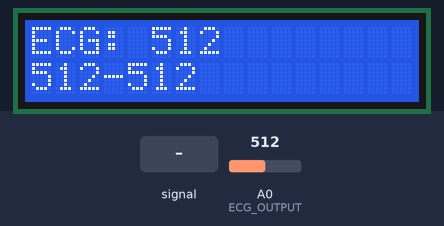
This sketch was run on a simulated Arduino Uno, built with avr-gcc and run on an emulated ATmega328P. Shown: 16×2 character LCD. The test bench sets the inputs (shaded band); at power-on: A0 (ECG_OUTPUT) = 512. What the sketch prints to the serial monitor is not drawn.

Above: at 2.3 s.
2.4 s: A0 (ECG_OUTPUT) fed a 200 Hz sine of ±81 counts around its level
At 2.63 s:
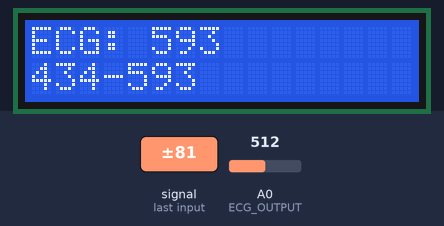
3.9 s: A0 (ECG_OUTPUT) set to 716
At 6.3 s:
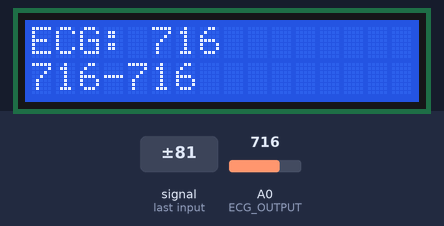
6.6 s: A0 (ECG_OUTPUT) fed a 1000 Hz sine of ±255 counts around its level
At 6.84 s:
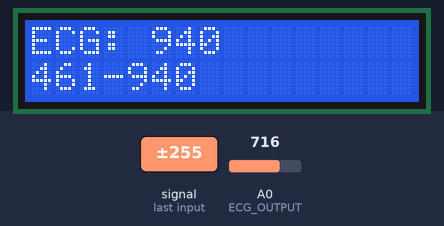
8.1 s: A0 (ECG_OUTPUT) set to 1023
At 8.9 s:
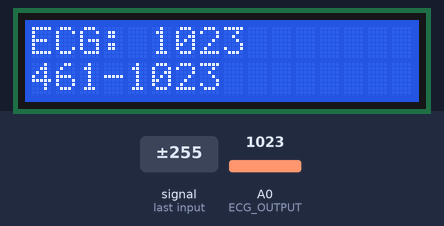
11.1 s: A0 (ECG_OUTPUT) set to 306
At 12.5 s:
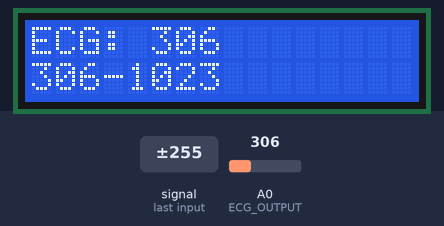
Timing chart, 0 to 14.1 s (numbered marks = the images above; inputs shaded):
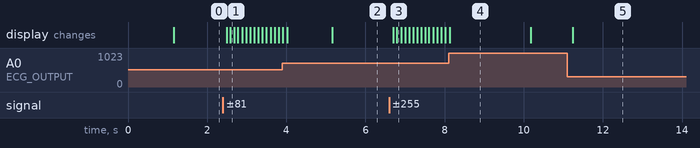

Measured:
- after the input at 2.4 s, the display: first changes after 0.09 s (image 1 shows a later state)
- after the input at 6.6 s, the display: first changes after 0.10 s (image 3 shows a later state)
- after the input at 11.1 s, the display: changes after 0.13 s (image 5)
- what the display in image 4 shows lasts 2.1 s, from 8.1 s to 10.2 s

The sketch:

main.ino
```cpp
#include <SoftwareSerial.h>
#include <Wire.h>
#include <LiquidCrystal_I2C.h>

// ========== 핀 설정 ==========
// 블루투스 모듈 설정 (10번 핀=RX, 11번 핀=TX)
SoftwareSerial bluetooth(10, 11); // RX, TX

// AD8232 ECG 센서 핀 설정
const int ECG_OUTPUT = A0;  // ECG 신호 출력 (OUTPUT 핀)

// I2C LCD 설정 (주소: 0x27 또는 0x3F, 16칸 x 2줄)
LiquidCrystal_I2C lcd(0x27, 16, 2);

// ========== 샘플링 설정 ==========
const int SAMPLE_DELAY = 2;  // 2ms = 500Hz 샘플링

// ========== LCD 업데이트 설정 ==========
unsigned long lastLcdUpdate = 0;
const int LCD_UPDATE_INTERVAL = 100;  // LCD는 100ms마다 업데이트 (너무 빠르면 깜빡임)
int minValue = 1023;
int maxValue = 0;

void setup() {
  // 시리얼 통신 시작
  Serial.begin(9600);
  bluetooth.begin(9600);  // HC-06 기본 보드레이트

  // 핀 모드 설정
  pinMode(ECG_OUTPUT, INPUT);

  // LCD 초기화
  lcd.init();
  lcd.backlight();
  lcd.setCursor(0, 0);
  lcd.print("ECG Monitor");
  lcd.setCursor(0, 1);
  lcd.print("Starting...");

  // 시작 메시지
  Serial.println("AD8232 ECG Monitor Started");
  bluetooth.println("AD8232 ECG Monitor Started");

  delay(1000);

  // LCD 초기 화면
  lcd.clear();
  lcd.setCursor(0, 0);
  lcd.print("ECG:");
}

void loop() {
  // ECG 데이터 읽기
  int ecgValue = analogRead(ECG_OUTPUT);

  // 블루투스로 데이터 전송
  bluetooth.println(ecgValue);

  // PC 시리얼 모니터로도 출력 (디버깅용)
  Serial.println(ecgValue);

  // 최소/최대값 추적 (심박 범위 표시용)
  if (ecgValue < minValue) minValue = ecgValue;
  if (ecgValue > maxValue) maxValue = ecgValue;

  // LCD 업데이트 (100ms마다)
  unsigned long currentTime = millis();
  if (currentTime - lastLcdUpdate >= LCD_UPDATE_INTERVAL) {
    lastLcdUpdate = currentTime;

    // 첫째 줄: ECG 값
    lcd.setCursor(0, 0);
    lcd.print("ECG: ");
    lcd.print(ecgValue);
    lcd.print("     ");  // 이전 값 지우기

    // 둘째 줄: 범위 (Min ~ Max)
    lcd.setCursor(0, 1);
    lcd.print(minValue);
    lcd.print("-");
    lcd.print(maxValue);
    lcd.print("      ");

    // 5초마다 min/max 리셋
    static unsigned long lastReset = 0;
    if (currentTime - lastReset >= 5000) {
      lastReset = currentTime;
      minValue = 1023;
      maxValue = 0;
    }
  }

  // 샘플링 주기 유지 (500Hz = 2ms 간격)
  delay(SAMPLE_DELAY);
}
```
